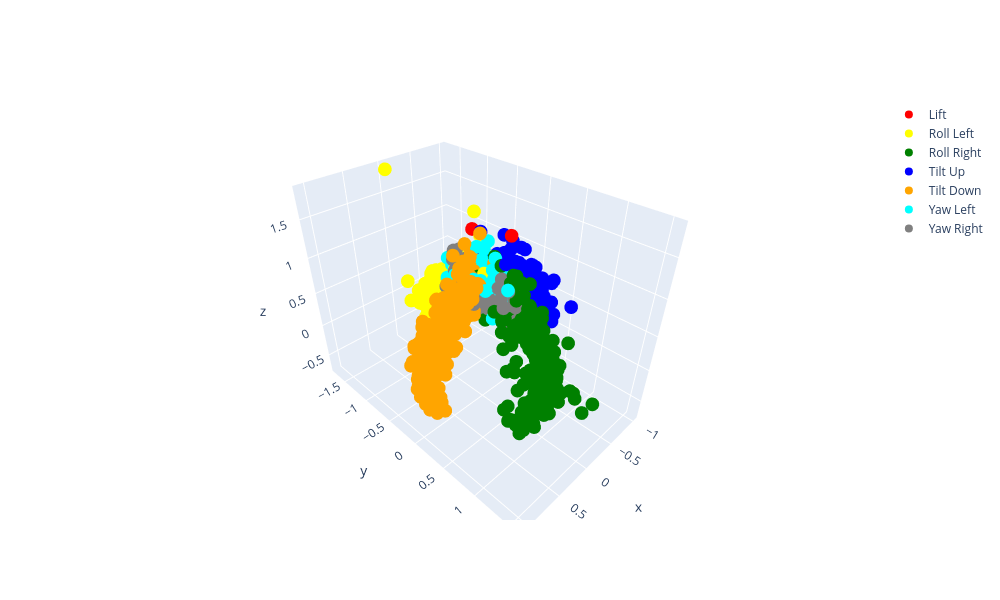

Notebook cell for this chart:
### Code cell
import plotly.graph_objects as go

fig = go.Figure(
    data = [
        go.Scatter3d(x = df[df["gesture_name"] == "Lift"]["x"], y = df[df["gesture_name"] == "Lift"]["y"], z = df[df["gesture_name"] == "Lift"]["z"], mode = "markers", marker = dict(color = "red"), name = "Lift"),
        go.Scatter3d(x = df[df["gesture_name"] == "Roll Left"]["x"], y = df[df["gesture_name"] == "Roll Left"]["y"], z = df[df["gesture_name"] == "Roll Left"]["z"], mode = "markers", marker = dict(color = "yellow"), name = "Roll Left"),
        go.Scatter3d(x = df[df["gesture_name"] == "Roll Right"]["x"], y = df[df["gesture_name"] == "Roll Right"]["y"], z = df[df["gesture_name"] == "Roll Right"]["z"], mode = "markers", marker = dict(color = "green"), name = "Roll Right"),
        go.Scatter3d(x = df[df["gesture_name"] == "Tilt Down"]["x"], y = df[df["gesture_name"] == "Tilt Down"]["y"], z = df[df["gesture_name"] == "Tilt Down"]["z"], mode = "markers", marker = dict(color = "blue"), name = "Tilt Up"),
        go.Scatter3d(x = df[df["gesture_name"] == "Tilt Up"]["x"], y = df[df["gesture_name"] == "Tilt Up"]["y"], z = df[df["gesture_name"] == "Tilt Up"]["z"], mode = "markers", marker = dict(color = "orange"), name = "Tilt Down"),
        go.Scatter3d(x = df[df["gesture_name"] == "Yaw Left"]["x"], y = df[df["gesture_name"] == "Yaw Left"]["y"], z = df[df["gesture_name"] == "Yaw Left"]["z"], mode = "markers", marker = dict(color = "cyan"), name = "Yaw Left"),
        go.Scatter3d(x = df[df["gesture_name"] == "Yaw Right"]["x"], y = df[df["gesture_name"] == "Yaw Right"]["y"], z = df[df["gesture_name"] == "Yaw Right"]["z"], mode = "markers", marker = dict(color = "grey"), name = "Yaw Right")
    ]
)

fig.update_layout(width = 1000,  height = 600)
fig.show()

### Figure 1 — Plotly figure (JSON) as saved in the notebook; plotly's stock layout.template omitted (floating-point values rounded to 4 significant figures; data arrays with more than 128 entries replaced by an {"elided": "..."} marker saying what was removed)
{"data": [{"marker": {"color": "red"}, "mode": "markers", "name": "Lift", "type": "scatter3d", "x": {"elided": "2677 float values"}, "y": {"elided": "2677 float values"}, "z": {"elided": "2677 float values"}}, {"marker": {"color": "yellow"}, "mode": "markers", "name": "Roll Left", "type": "scatter3d", "x": {"elided": "2806 float values"}, "y": {"elided": "2806 float values"}, "z": {"elided": "2806 float values"}}, {"marker": {"color": "green"}, "mode": "markers", "name": "Roll Right", "type": "scatter3d", "x": {"elided": "2826 float values"}, "y": {"elided": "2826 float values"}, "z": {"elided": "2826 float values"}}, {"marker": {"color": "blue"}, "mode": "markers", "name": "Tilt Up", "type": "scatter3d", "x": {"elided": "2895 float values"}, "y": {"elided": "2895 float values"}, "z": {"elided": "2895 float values"}}, {"marker": {"color": "orange"}, "mode": "markers", "name": "Tilt Down", "type": "scatter3d", "x": {"elided": "2657 float values"}, "y": {"elided": "2657 float values"}, "z": {"elided": "2657 float values"}}, {"marker": {"color": "cyan"}, "mode": "markers", "name": "Yaw Left", "type": "scatter3d", "x": {"elided": "2800 float values"}, "y": {"elided": "2800 float values"}, "z": {"elided": "2800 float values"}}, {"marker": {"color": "grey"}, "mode": "markers", "name": "Yaw Right", "type": "scatter3d", "x": {"elided": "3153 float values"}, "y": {"elided": "3153 float values"}, "z": {"elided": "3153 float values"}}], "layout": {"height": 600, "width": 1000}}
